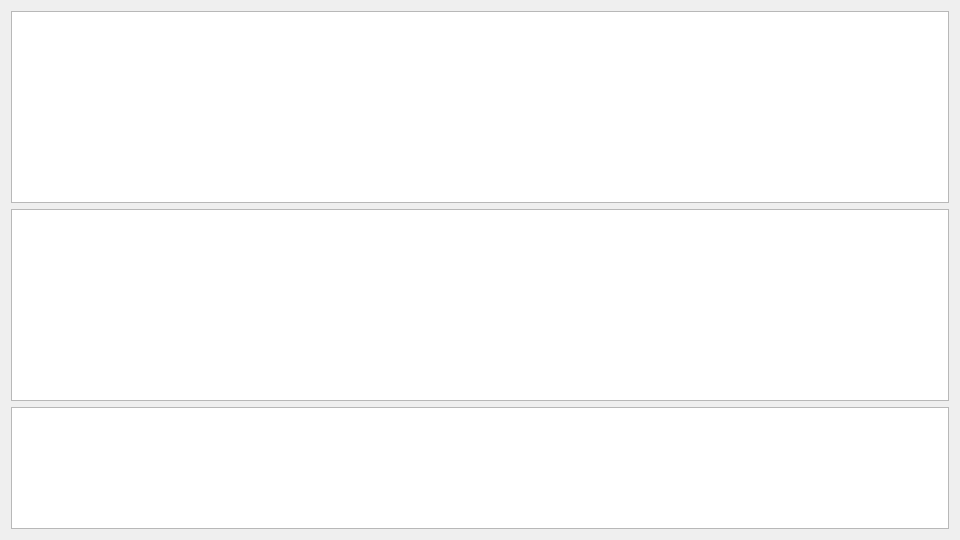
<?xml version="1.0" encoding="UTF-8"?>
<ui version="4.0">
 <class>disk_tab</class>
 <widget class="QWidget" name="disk_tab">
  <property name="geometry">
   <rect>
    <x>0</x>
    <y>0</y>
    <width>960</width>
    <height>540</height>
   </rect>
  </property>
  <property name="windowTitle">
   <string>Form</string>
  </property>
  <layout class="QVBoxLayout" name="verticalLayout">
   <item>
    <widget class="QTableView" name="part_list">
     <property name="sizePolicy">
      <sizepolicy hsizetype="Preferred" vsizetype="Minimum">
       <horstretch>0</horstretch>
       <verstretch>0</verstretch>
      </sizepolicy>
     </property>
     <property name="editTriggers">
      <set>QAbstractItemView::NoEditTriggers</set>
     </property>
     <property name="tabKeyNavigation">
      <bool>true</bool>
     </property>
     <property name="showDropIndicator" stdset="0">
      <bool>true</bool>
     </property>
     <property name="dragDropOverwriteMode">
      <bool>true</bool>
     </property>
     <property name="selectionMode">
      <enum>QAbstractItemView::NoSelection</enum>
     </property>
     <property name="cornerButtonEnabled">
      <bool>false</bool>
     </property>
    </widget>
   </item>
   <item>
    <widget class="Plot" name="comp_plot">
     <property name="sizePolicy">
      <sizepolicy hsizetype="Preferred" vsizetype="Minimum">
       <horstretch>0</horstretch>
       <verstretch>0</verstretch>
      </sizepolicy>
     </property>
    </widget>
   </item>
   <item>
    <widget class="QTableView" name="disk_list">
     <property name="sizePolicy">
      <sizepolicy hsizetype="Preferred" vsizetype="Expanding">
       <horstretch>0</horstretch>
       <verstretch>0</verstretch>
      </sizepolicy>
     </property>
     <property name="editTriggers">
      <set>QAbstractItemView::NoEditTriggers</set>
     </property>
     <property name="tabKeyNavigation">
      <bool>true</bool>
     </property>
     <property name="showDropIndicator" stdset="0">
      <bool>true</bool>
     </property>
     <property name="dragDropOverwriteMode">
      <bool>true</bool>
     </property>
     <property name="selectionMode">
      <enum>QAbstractItemView::NoSelection</enum>
     </property>
     <property name="cornerButtonEnabled">
      <bool>false</bool>
     </property>
    </widget>
   </item>
  </layout>
 </widget>
 <customwidgets>
  <customwidget>
   <class>Plot</class>
   <extends>QGraphicsView</extends>
   <header>.plot</header>
  </customwidget>
 </customwidgets>
 <resources/>
 <connections/>
</ui>
